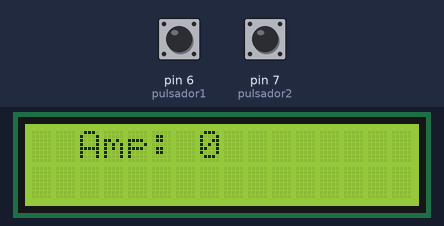
A sketch run on a simulated Arduino Uno, built with avr-gcc and run on an emulated ATmega328P. Parts: 16×2 character LCD. Inputs (shaded band) come from the test bench; at power-on: pin 6 (pulsador1) LOW, pin 7 (pulsador2) LOW. What the sketch prints to the serial monitor is not drawn.

Above: at 1.2 s.
1.3 s: pin 6 (pulsador1) pulled HIGH for 2.4 s
At 3.4 s:
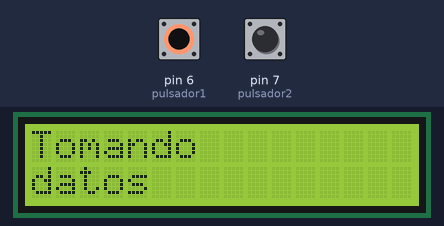
At 8.1 s:
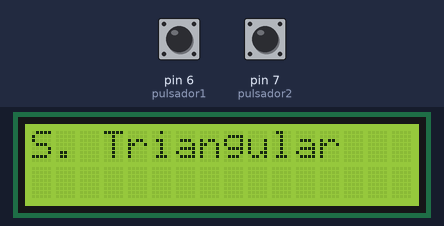
Timing chart, 0 to 9.6 s (numbered marks = the images above; inputs shaded):
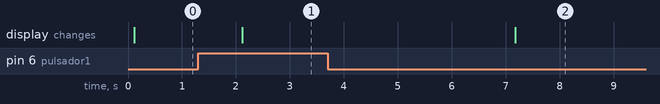

The sketch:

desafio_1_informatica_ii1.ino
```cpp
#include <LiquidCrystal.h>

// Definir los pines según tu conexión
const int rs = 12;      // Sección de Registro (RS)
const int enable = 11;  // Activar (Enable)
const int d4 = 5;       // Pin DB4
const int d5 = 4;       // Pin DB5
const int d6 = 3;       // Pin DB6
const int d7 = 2;       // Pin DB7
int generador = A0;
int pulsador1 = 6;
int pulsador2 = 7;

// Variable booleana para saber el estado de los pulsadores
bool mostrarDatos = false;

int *arreglo = nullptr;
int tamArreglo = 0;
int capacidad = 10;  // Inicializar capacidad del arreglo

// Inicializa el objeto lcd con los pines definidos
LiquidCrystal lcd(rs, enable, d4, d5, d6, d7);

void setup() {
    pinMode(pulsador1, INPUT);
    pinMode(pulsador2, INPUT);

    lcd.begin(16, 2);          // Inicializa una pantalla LCD de 16x
    Serial.begin(9600);

    // Inicializa el arreglo
    arreglo = new int[capacidad];
}

void loop() {
    // Lee los estados de los pulsadores
    int estadoPulsador1 = digitalRead(pulsador1);
    int estadoPulsador2 = digitalRead(pulsador2);

    // Activar y desactivar la bandera para mostrar datos
    if (estadoPulsador1 == HIGH) {
        mostrarDatos = true;

    } else if (estadoPulsador2 == HIGH) {
        mostrarDatos = false;
    }

    // Llamamos a la función para manejar el almacenamiento de datos
    manejarDatos();

    // Espera un poco para no llenar el buffer serial demasiado rápido
    delay(50);
    mostrar();
}

void manejarDatos() {
    if (mostrarDatos) {
        int valorGenerador = analogRead(generador);

        // Expandir el arreglo si es necesario
        if (tamArreglo >= capacidad) {
            capacidad *= 2;
            int *nuevoArreglo = new int[capacidad];

            // Copiar datos antiguos al nuevo arreglo
            for (int i = 0; i < tamArreglo; i++) {
                nuevoArreglo[i] = arreglo[i];
            }

            // Liberar la memoria antigua
            delete[] arreglo;

            // Actualizar el puntero al nuevo arreglo
            arreglo = nuevoArreglo;
        }

        // Guardar el valor del generador en el arreglo
        arreglo[tamArreglo] = valorGenerador;
        tamArreglo++;

        // Imprimir datos en el puerto serial
        Serial.println(valorGenerador);

		lcd.clear();
		lcd.print("Tomando");
		lcd.setCursor(0, 1);
		lcd.print("datos");
		delay(5000);

    }
}

void cleanup() {
    // Liberar memoria al final del uso
    delete[] arreglo;
}

void mostrar() {
    lcd.clear();
    lcd.setCursor(1, 0);
    int amplitud = calcularAmplitud(arreglo, tamArreglo);

    // Mostrar los resultados en la pantalla LCD
    lcd.print(" Amp: ");
    lcd.print(amplitud);

    // Identificar el tipo de onda
    almacenarSegmentoYCalcularUmbral();
    delay(2000);
}

int calcularAmplitud(int *arreglo, int tamArreglo) {
    int valorMax = arreglo[0];
    int valorMin = arreglo[0];

    for (int i = 1; i < tamArreglo; i++) {
        if (arreglo[i] > valorMax) {
            valorMax = arreglo[i];
        }
        if (arreglo[i] < valorMin) {
            valorMin = arreglo[i];
        }
    }

    // Amplitud es la diferencia entre el valor máximo y el valor mínimo
    return valorMax - valorMin;
}

void almacenarSegmentoYCalcularUmbral() {
    int tamBloque = 20;  // Tamaño del bloque
    for (int i = 0; i < tamArreglo; i += tamBloque) {
        int finBloque = min(i + tamBloque, tamArreglo);  // Asegurarse de no pasar el límite del arreglo

        // Calcular la media (umbral) del bloque
        int suma = 0;
        for (int j = i; j < finBloque; j++) {
            suma += arreglo[j];
        }

        int umbral = suma / (finBloque - i);
        Serial.print("Umbral del bloque ");
        Serial.print(i / tamBloque);
        Serial.print(": ");
        Serial.println(umbral);

        // Comparar los valores del bloque con el umbral para identificar el tipo de señal
        identificarTipoSenal(i, finBloque, umbral);
    }
}

void identificarTipoSenal(int inicio, int fin, int umbral) {
    bool esCuadrada = false;

    // Variables para detectar cambios de pendiente lineal
    for (int i = inicio + 1; i < fin; i++) {
        int diff = arreglo[i] - arreglo[i - 1];

        // Si la diferencia es mayor al umbral, es cuadrada
        if (abs(diff) > umbral) {
            esCuadrada = true;
            lcd.clear();
            lcd.print("S. Cuadrada");
            delay(10000);
            return;
        }
    }

    // Si no es cuadrada, comprobar si es senoidal
    if (esSenoidal(arreglo + inicio, fin - inicio, umbral)) {
        lcd.clear();
        lcd.print("S. Senoidal");
        delay(5000);
        return;
    }

    // Si no es cuadrada ni senoidal, es triangular
    lcd.clear();
    lcd.print("S. Triangular");
    delay(10000);
}

bool esSenoidal(int *segmento, int tamanoSegmento, int umbral) {
    float desfase = calcularDesfase(segmento, tamanoSegmento, umbral);

    if (desfase < 0) {
        return false;
    }

    // Revisar los cambios en el segmento para confirmar que sean suaves
    for (int i = 1; i < tamanoSegmento - 1; i++) {
        int diff1 = segmento[i] - segmento[i - 1];
        int diff2 = segmento[i + 1] - segmento[i];

        if (abs(diff1 - diff2) > umbral) {
            return false;  // No es senoidal si los cambios son bruscos
        }
    }

    // Si el desfase es consistente y los cambios son suaves, es senoidal
    return true;
}

float calcularDesfase(int *segmento, int tamanoSegmento, int valorMedio) {
    int primerCruce = -1;
    int segundoCruce = -1;

    for (int i = 1; i < tamanoSegmento; i++) {
        if ((segmento[i - 1] < valorMedio && segmento[i] >= valorMedio) ||
            (segmento[i - 1] > valorMedio && segmento[i] <= valorMedio)) {
            if (primerCruce == -1) {
                primerCruce = i;
            } else if (segundoCruce == -1) {
                segundoCruce = i;
                break;
            }
        }
    }

    if (primerCruce != -1 && segundoCruce != -1) {
        float periodo = (float)(segundoCruce - primerCruce);
        return periodo;
    } else {
        return -1.0;
    }
}
```

Measured:
- after the input at 1.3 s, the display: changes after 0.82 s (image 1)
